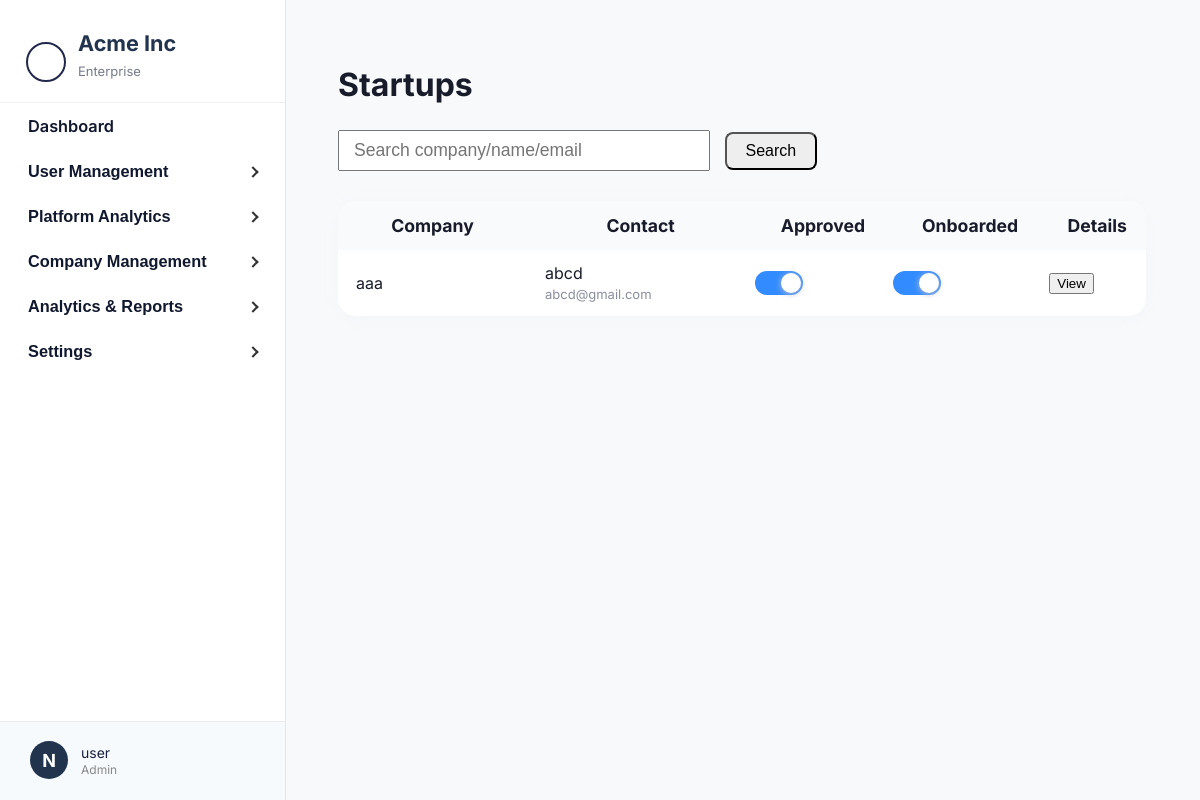
Before: /api/admin-dashboard/startup-users/ (signed in) with the older database file.
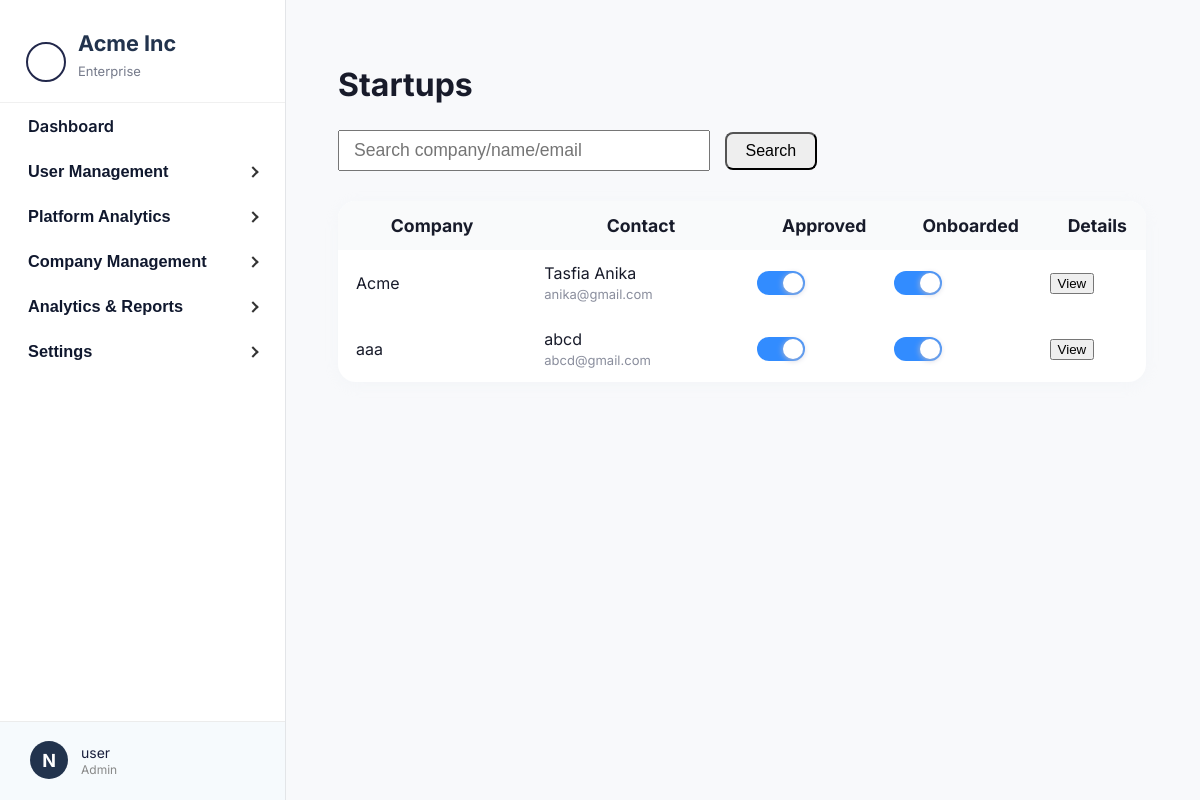
After: the same page with the newer database file.
### core/models.py (models this page shows, shortened)
class StartupProfile(models.Model):
    user = models.OneToOneField(User, on_delete=models.CASCADE, related_name='startup_profile')
    startup_name = models.CharField(max_length=150)
    role = models.CharField(max_length=100)
    email = models.EmailField()
    website = models.CharField(max_length=255)
    heard_about = models.CharField(max_length=50)
    description = models.TextField()
    audience = models.TextField()
    tech_component = models.TextField()
    your_edge = models.TextField()
    pitch_deck_url = models.CharField(max_length=255)
    startup_stage = models.CharField(max_length=50)
    problem = models.TextField()
    solution = models.TextField()
    market_research = models.CharField(max_length=20)
    business_model_mind = models.CharField(max_length=50)
    working_time = models.CharField(max_length=50)
    cofounder = models.CharField(max_length=20)
    support_needed = models.TextField()
    has_mvp = models.CharField(max_length=10)
    tested_with_customers = models.CharField(max_length=10)
    funding_source = models.CharField(max_length=100)
    early_users = models.CharField(max_length=10)
    generated_revenue = models.CharField(max_length=20)
    stage3_challenges = models.TextField()
    stage3_support = models.TextField()
    business_model = models.TextField()
    paying_customers = models.CharField(max_length=50)
    annual_revenue_4 = models.CharField(max_length=50)
    external_funding = models.CharField(max_length=50)
    acquisition_strategies = models.TextField()
    team_size = models.CharField(max_length=50)
    stage4_challenges = models.TextField()
    stage4_support = models.TextField()
    annual_revenue_5 = models.CharField(max_length=50)
    active_customers_5 = models.CharField(max_length=50)
    markets_operating = models.CharField(max_length=100)
    expansion_plans = models.TextField()
    stage5_challenges = models.TextField()
    is_approved = models.BooleanField(default=False)
    is_onboarded = models.BooleanField(default=False)
    complete_profile_submitted = models.BooleanField(default=False)
    submitted_at = models.DateTimeField(auto_now_add=True)
    arr = models.FloatField(
        null=True, blank=True, verbose_name="Annual Recurring Revenue (ARR)"
    )
    arpu = models.FloatField(
        null=True, blank=True, verbose_name="Average Revenue Per User (ARPU)"
    )
    monthly_burn = models.FloatField(null=True, blank=True)
    cash_balance = models.FloatField(null=True, blank=True)
    ltv_cac_ratio = models.FloatField(null=True, blank=True)
    operating_expenses = models.FloatField(null=True, blank=True)
    debt_obligations = models.TextField(null=True, blank=True)
    capital_raised = models.FloatField(null=True, blank=True)
    currently_raising = models.FloatField(null=True, blank=True)
    equity_offered = models.FloatField(null=True, blank=True)
    financial_forecast = models.FileField(
        upload_to='financial_forecasts/', null=True, blank=True
    )

### core/views.py (the view)
# urls.py: path('admin-dashboard/startup-users/', startup_users_admin, name='startup_users'),
@staff_member_required
def startup_users_admin(request):
    startups = StartupProfile.objects.all().select_related('user').order_by('-submitted_at')
    if request.headers.get("HX-Request") == "true":
        return render(request, "admin_partials/admin_startup_users_partial.html", {"startups": startups})
    else:
        return render(request, 'admin_startup_users.html', {
        'startups': startups
    })

### core/templates/admin_startup_users.html (shortened to what this page needs)
{% extends "admin_base.html" %}
{% load static %}
{% load startup_extras %}
{% block content %}
<h2 style="font-size: 2rem; font-weight: 700;">Startups</h2>
<div style="margin: 18px 0 30px 0;">
    <input type="text" placeholder="Search company/name/email" style="width:340px; font-size:1.1rem; padding:8px 14px;">
    <button style="padding:8px 19px; font-size:1rem; border-radius:8px; background:#eee; margin-left:10px;">Search</button>
</div>
<table style="width: 100%; background:#fff; border-radius:18px; box-shadow: 0 3px 16px #e2e7ee2a; border-collapse:separate; border-spacing:0; overflow: hidden;">
    <thead>
        <tr style="font-weight:600; font-size:1.1rem; background: #f9fafb;">
            <th style="padding:14px 18px;">Company</th>
            <th style="padding:14px 18px;">Contact</th>
            <th>Approved</th>
            <th>Onboarded</th>
            <th>Details</th>
        </tr>
    </thead>
    <tbody>
        {% for s in startups %}
        <tr style="border-bottom:1.5px solid #f1f1f5;">
            <td style="padding:13px 18px;">{{ s.startup_name }}</td>
            <td style="padding:13px 18px;">
                {{ s.user.first_name }}<br>
                <span style="font-size:13px;color:#8a8e9d">{{ s.user.email }}</span>
            </td>
            <td>
                <label class="switch">
                    <span class="slider"></span>
                </label>
            </td>
            <td>
                <label class="switch">
                    <span class="slider"></span>
                </label>
            </td>
            <td>
                <button class="btn view-details-btn" data-startup="{{ s|as_json|escapejs }}">View</button>
            </td>
        </tr>
        {% endfor %}
    </tbody>
</table>
{% endblock %}

Changed rows visible on the page:
added StartupProfile: startup_name "Acme", user.first_name "Tasfia Anika", user.email "anika@gmail.com"
